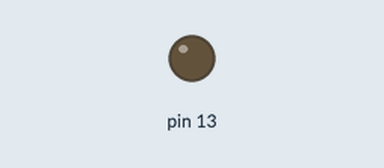
Simulated run of this sketch. Board: Arduino Uno, built with avr-gcc and run on an emulated ATmega328P. On the bench: output pins drawn as LEDs (lit = HIGH).

Above: at 2.4 s.
At 6.65 s:
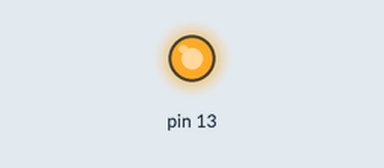
Timing chart, 0 to 7.0 s (numbered marks = the images above):
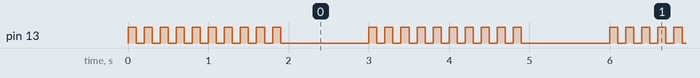

Measured:
- by itself, pin 13: repeats every 3.0 s: 9 × (LOW 0.10 s, HIGH 0.10 s), LOW 1.1 s, HIGH 0.10 s
- by itself, everything shown: repeats every 3.0 s, in 20 steps

The sketch:

sketch_dec31a.ino
```cpp
// the setup function runs once when you press reset or power the board
void setup() {
  // initialize digital pin 13 as an output.
  pinMode(13, OUTPUT);
}

// the loop function runs over and over again forever
void loop() {
  for (int i = 0; i < 10; ++i) {
    digitalWrite(13, HIGH);   // turn the LED on (HIGH is the voltage level)
    delay(100);              // wait for a second
    digitalWrite(13, LOW);    // turn the LED off by making the voltage LOW
    delay(100);              // wait for a second
  }
  delay(1000);
}
```
